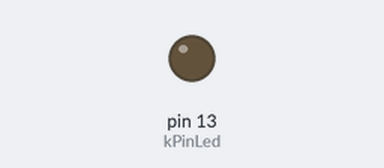
Simulated run of this sketch. Board: Arduino Uno, built with avr-gcc and run on an emulated ATmega328P. Parts: output pins drawn as LEDs (lit = HIGH).

Above: at 0.1 s.
At 39.5 s:
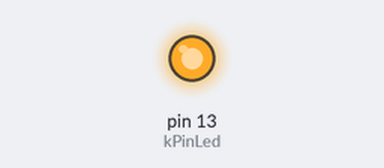
Timing chart, 0 to 40.0 s (numbered marks = the images above):
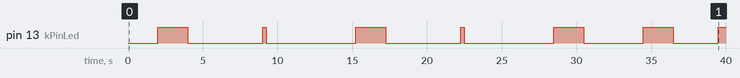

Measured:
- by itself, pin 13 (kPinLed): LOW → HIGH at 2.0 s, → LOW 2.0 s later, → HIGH 5.0 s later, → LOW 0.25 s later, … (13 changes in this stretch)

The sketch:

blinker.ino
```cpp
const uint8_t kPinLed = 13;  // PWM

typedef struct BlinkDelay
{
    int     nDelay;
    uint8_t nMode;
} BlinkDelay;

BlinkDelay aList[] = {
    //
    { 2000, 255 }, { 1000, 0 },  //
    { 1000, 127 }, { 1000, 0 },  //
    { 1000, 31 }, { 1000, 0 },   //
    { 250, 255 }, { 500, 0 },    //
    { 250, 127 }, { 500, 0 },    //
    { 2000, 63 }, { 1000, 0 },   //
    { 720, 17 }, { 1000, 0 }
};

unsigned long g_uTimePrevious = 0;
unsigned long g_uTimeCurrent = 0;
int           g_nIndex = 0;
int           g_nMax = sizeof( aList ) / sizeof( BlinkDelay );
unsigned long g_uTimeDelay = aList[0].nDelay;


void
setup()
{
    pinMode( kPinLed, OUTPUT );
    analogWrite( kPinLed, 0 );
    g_uTimePrevious = 0;
    g_nIndex = 0;
    g_uTimeDelay = aList[0].nDelay;
}


void
loop()
{
    g_uTimeCurrent = millis();
    if ( g_uTimeDelay < g_uTimeCurrent - g_uTimePrevious )
    {
        g_uTimePrevious = g_uTimeCurrent;
        analogWrite( kPinLed, aList[g_nIndex].nMode );
        g_uTimeDelay = aList[g_nIndex].nDelay;
        ++g_nIndex;
        if ( g_nMax <= g_nIndex )
            g_nIndex = 0;
    }
}
```
